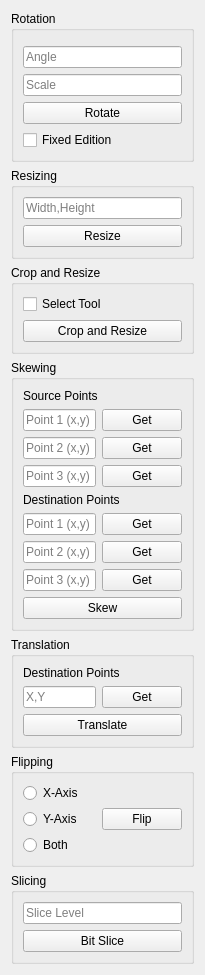
        <widget class="QWidget" name="scrollAreaWidgetContents_8">
         <property name="geometry">
          <rect>
           <x>0</x>
           <y>0</y>
           <width>205</width>
           <height>963</height>
          </rect>
         </property>
         <layout class="QVBoxLayout" name="verticalLayout">
          <item>
           <widget class="QGroupBox" name="groupBox">
            <property name="title">
             <string>Rotation</string>
            </property>
            <layout class="QVBoxLayout" name="verticalLayout_19">
             <item>
              <widget class="QDial" name="dial">
               <property name="sizePolicy">
                <sizepolicy hsizetype="Ignored" vsizetype="Ignored">
                 <horstretch>0</horstretch>
                 <verstretch>0</verstretch>
                </sizepolicy>
               </property>
               <property name="minimum">
                <number>-360</number>
               </property>
               <property name="maximum">
                <number>360</number>
               </property>
               <property name="value">
                <number>0</number>
               </property>
               <property name="sliderPosition">
                <number>0</number>
               </property>
               <property name="tracking">
                <bool>true</bool>
               </property>
               <property name="orientation">
                <enum>Qt::Horizontal</enum>
               </property>
               <property name="invertedAppearance">
                <bool>false</bool>
               </property>
               <property name="invertedControls">
                <bool>false</bool>
               </property>
               <property name="wrapping">
                <bool>false</bool>
               </property>
               <property name="notchTarget">
                <double>45.000000000000000</double>
               </property>
               <property name="notchesVisible">
                <bool>true</bool>
               </property>
              </widget>
             </item>
             <item>
              <widget class="QLineEdit" name="lineEdit_rotationangle">
               <property name="sizePolicy">
                <sizepolicy hsizetype="Preferred" vsizetype="Fixed">
                 <horstretch>0</horstretch>
                 <verstretch>0</verstretch>
                </sizepolicy>
               </property>
               <property name="inputMask">
                <string/>
               </property>
               <property name="text">
                <string/>
               </property>
               <property name="placeholderText">
                <string>Angle</string>
               </property>
              </widget>
             </item>
             <item>
              <widget class="QLineEdit" name="lineEdit_rotationscale">
               <property name="sizePolicy">
                <sizepolicy hsizetype="Preferred" vsizetype="Fixed">
                 <horstretch>0</horstretch>
                 <verstretch>0</verstretch>
                </sizepolicy>
               </property>
               <property name="inputMask">
                <string/>
               </property>
               <property name="placeholderText">
                <string>Scale</string>
               </property>
               <property name="cursorMoveStyle">
                <enum>Qt::LogicalMoveStyle</enum>
               </property>
              </widget>
             </item>
             <item>
              <widget class="QPushButton" name="pushButton_Rotate">
               <property name="sizePolicy">
                <sizepolicy hsizetype="Preferred" vsizetype="Fixed">
                 <horstretch>0</horstretch>
                 <verstretch>0</verstretch>
                </sizepolicy>
               </property>
               <property name="text">
                <string>Rotate</string>
               </property>
              </widget>
             </item>
             <item>
              <widget class="QCheckBox" name="checkBox_rotateFixedEdition">
               <property name="text">
                <string>Fixed Edition</string>
               </property>
              </widget>
             </item>
            </layout>
           </widget>
          </item>
          <item>
           <widget class="QGroupBox" name="groupBox_10">
            <property name="title">
             <string>Resizing</string>
            </property>
            <layout class="QVBoxLayout" name="verticalLayout_10">
             <item>
              <widget class="QLineEdit" name="lineEdit_Resizing">
               <property name="placeholderText">
                <string>Width,Height</string>
               </property>
              </widget>
             </item>
             <item>
              <widget class="QPushButton" name="pushButton_resize">
               <property name="text">
                <string>Resize</string>
               </property>
              </widget>
             </item>
            </layout>
           </widget>
          </item>
          <item>
           <widget class="QGroupBox" name="groupBox_9">
            <property name="title">
             <string>Crop and Resize</string>
            </property>
            <layout class="QGridLayout" name="gridLayout_9">
             <item row="1" column="0">
              <widget class="QPushButton" name="pushButton_cropResize">
               <property name="text">
                <string>Crop and Resize</string>
               </property>
              </widget>
             </item>
             <item row="0" column="0">
              <widget class="QCheckBox" name="checkBox_selectTool">
               <property name="text">
                <string>Select Tool</string>
               </property>
               <property name="icon">
                <iconset resource="resources.qrc">
                 <normaloff>:/res/img/select_rectangle_mouse.png</normaloff>:/res/img/select_rectangle_mouse.png</iconset>
               </property>
               <property name="iconSize">
                <size>
                 <width>10</width>
                 <height>10</height>
                </size>
               </property>
              </widget>
             </item>
            </layout>
           </widget>
          </item>
          <item>
           <widget class="QGroupBox" name="groupBox_2">
            <property name="title">
             <string>Skewing</string>
            </property>
            <layout class="QGridLayout" name="gridLayout_10">
             <item row="0" column="0">
              <layout class="QVBoxLayout" name="verticalLayout_2">
               <item>
                <widget class="QLabel" name="label_8">
                 <property name="text">
                  <string>Source Points</string>
                 </property>
                </widget>
               </item>
               <item>
                <layout class="QHBoxLayout" name="horizontalLayout">
                 <item>
                  <widget class="QLineEdit" name="lineEdit_srcPt1">
                   <property name="placeholderText">
                    <string>Point 1 (x,y)</string>
                   </property>
                  </widget>
                 </item>
                 <item>
                  <widget class="QPushButton" name="pushButton_getSrcPt1">
                   <property name="text">
                    <string>Get</string>
                   </property>
                  </widget>
                 </item>
                </layout>
               </item>
               <item>
                <layout class="QHBoxLayout" name="horizontalLayout_2">
                 <item>
                  <widget class="QLineEdit" name="lineEdit_srcPt2">
                   <property name="placeholderText">
                    <string>Point 2 (x,y)</string>
                   </property>
                  </widget>
                 </item>
                 <item>
                  <widget class="QPushButton" name="pushButton_getSrcPt2">
                   <property name="text">
                    <string>Get</string>
                   </property>
                  </widget>
                 </item>
                </layout>
               </item>
               <item>
                <layout class="QHBoxLayout" name="horizontalLayout_3">
                 <item>
                  <widget class="QLineEdit" name="lineEdit_srcPt3">
                   <property name="placeholderText">
                    <string>Point 3 (x,y)</string>
                   </property>
                  </widget>
                 </item>
                 <item>
                  <widget class="QPushButton" name="pushButton_getSrcPt3">
                   <property name="text">
                    <string>Get</string>
                   </property>
                  </widget>
                 </item>
                </layout>
               </item>
              </layout>
             </item>
             <item row="1" column="0">
              <layout class="QVBoxLayout" name="verticalLayout_3">
               <item>
                <widget class="QLabel" name="label_4">
                 <property name="text">
                  <string>Destination Points</string>
                 </property>
                </widget>
               </item>
               <item>
                <layout class="QHBoxLayout" name="horizontalLayout_4">
                 <item>
                  <widget class="QLineEdit" name="lineEdit_DstPt1">
                   <property name="placeholderText">
                    <string>Point 1 (x,y)</string>
                   </property>
                  </widget>
                 </item>
                 <item>
                  <widget class="QPushButton" name="pushButton_getDstPt1">
                   <property name="text">
                    <string>Get</string>
                   </property>
                  </widget>
                 </item>
                </layout>
               </item>
               <item>
                <layout class="QHBoxLayout" name="horizontalLayout_5">
                 <item>
                  <widget class="QLineEdit" name="lineEdit_DstPt2">
                   <property name="placeholderText">
                    <string>Point 2 (x,y)</string>
                   </property>
                  </widget>
                 </item>
                 <item>
                  <widget class="QPushButton" name="pushButton_getDstPt1_2">
                   <property name="text">
                    <string>Get</string>
                   </property>
                  </widget>
                 </item>
                </layout>
               </item>
               <item>
                <layout class="QHBoxLayout" name="horizontalLayout_6">
                 <item>
                  <widget class="QLineEdit" name="lineEdit_DstPt3">
                   <property name="placeholderText">
                    <string>Point 3 (x,y)</string>
                   </property>
                  </widget>
                 </item>
                 <item>
                  <widget class="QPushButton" name="pushButton_getDstPt3">
                   <property name="text">
                    <string>Get</string>
                   </property>
                  </widget>
                 </item>
                </layout>
               </item>
              </layout>
             </item>
             <item row="2" column="0">
              <widget class="QPushButton" name="pushButton_Skew">
               <property name="text">
                <string>Skew</string>
               </property>
              </widget>
             </item>
            </layout>
           </widget>
          </item>
          <item>
           <widget class="QGroupBox" name="groupBox_3">
            <property name="title">
             <string>Translation</string>
            </property>
            <layout class="QGridLayout" name="gridLayout_3">
             <item row="0" column="0">
              <widget class="QLabel" name="label_12">
               <property name="text">
                <string>Destination Points</string>
               </property>
              </widget>
             </item>
             <item row="1" column="0">
              <layout class="QHBoxLayout" name="horizontalLayout_7">
               <item>
                <widget class="QLineEdit" name="lineEdit_translation">
                 <property name="placeholderText">
                  <string>X,Y</string>
                 </property>
                </widget>
               </item>
               <item>
                <widget class="QPushButton" name="pushButton_getTransPoint">
                 <property name="text">
                  <string>Get</string>
                 </property>
                </widget>
               </item>
              </layout>
             </item>
             <item row="2" column="0">
              <widget class="QPushButton" name="pushButton_Translate">
               <property name="text">
                <string>Translate</string>
               </property>
              </widget>
             </item>
            </layout>
           </widget>
          </item>
          <item>
           <widget class="QGroupBox" name="groupBox_4">
            <property name="title">
             <string>Flipping</string>
            </property>
            <layout class="QGridLayout" name="gridLayout_4">
             <item row="0" column="0">
              <layout class="QVBoxLayout" name="verticalLayout_5">
               <item>
                <widget class="QRadioButton" name="radioButton_Xaxis">
                 <property name="text">
                  <string>X-Axis</string>
                 </property>
                 <property name="checked">
                  <bool>false</bool>
                 </property>
                 <attribute name="buttonGroup">
                  <string notr="true">buttonGroup_Axis</string>
                 </attribute>
                </widget>
               </item>
               <item>
                <widget class="QRadioButton" name="radioButton_Yaxis">
                 <property name="text">
                  <string>Y-Axis</string>
                 </property>
                 <property name="checked">
                  <bool>false</bool>
                 </property>
                 <attribute name="buttonGroup">
                  <string notr="true">buttonGroup_Axis</string>
                 </attribute>
                </widget>
               </item>
               <item>
                <widget class="QRadioButton" name="radioButton_Baxis">
                 <property name="text">
                  <string>Both</string>
                 </property>
                 <attribute name="buttonGroup">
                  <string notr="true">buttonGroup_Axis</string>
                 </attribute>
                </widget>
               </item>
              </layout>
             </item>
             <item row="0" column="1">
              <widget class="QPushButton" name="PushBustton_Flipping">
               <property name="text">
                <string>Flip</string>
               </property>
              </widget>
             </item>
            </layout>
           </widget>
          </item>
          <item>
           <widget class="QGroupBox" name="groupBox_5">
            <property name="title">
             <string>Slicing</string>
            </property>
            <layout class="QVBoxLayout" name="verticalLayout_7">
             <item>
              <widget class="QLineEdit" name="lineEdit_bitSlice">
               <property name="placeholderText">
                <string>Slice Level</string>
               </property>
              </widget>
             </item>
             <item>
              <widget class="QPushButton" name="pushButton_bitSlice">
               <property name="text">
                <string>Bit Slice</string>
               </property>
              </widget>
             </item>
            </layout>
           </widget>
          </item>
         </layout>
        </widget>
